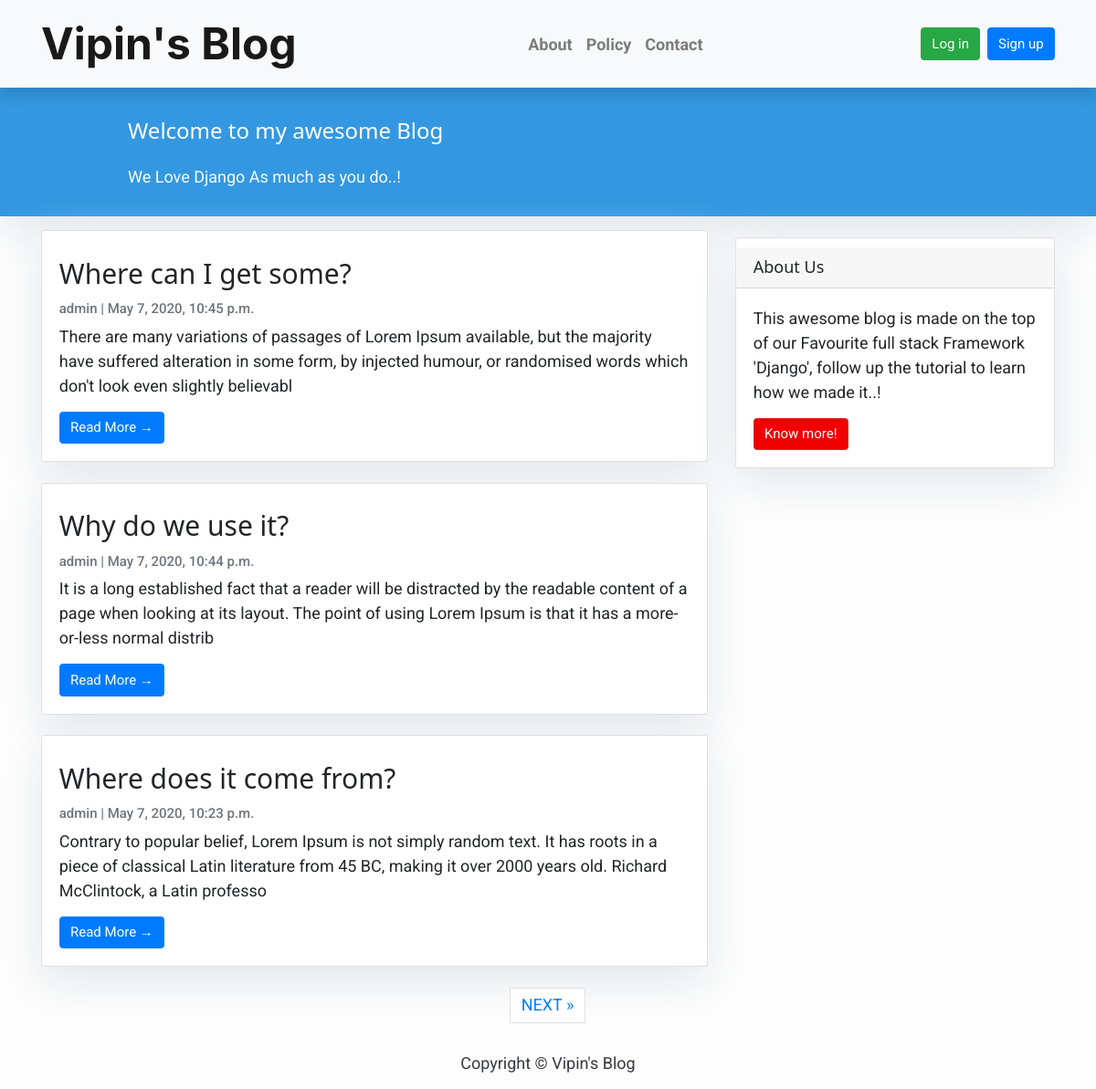
Before: / with the older database file.
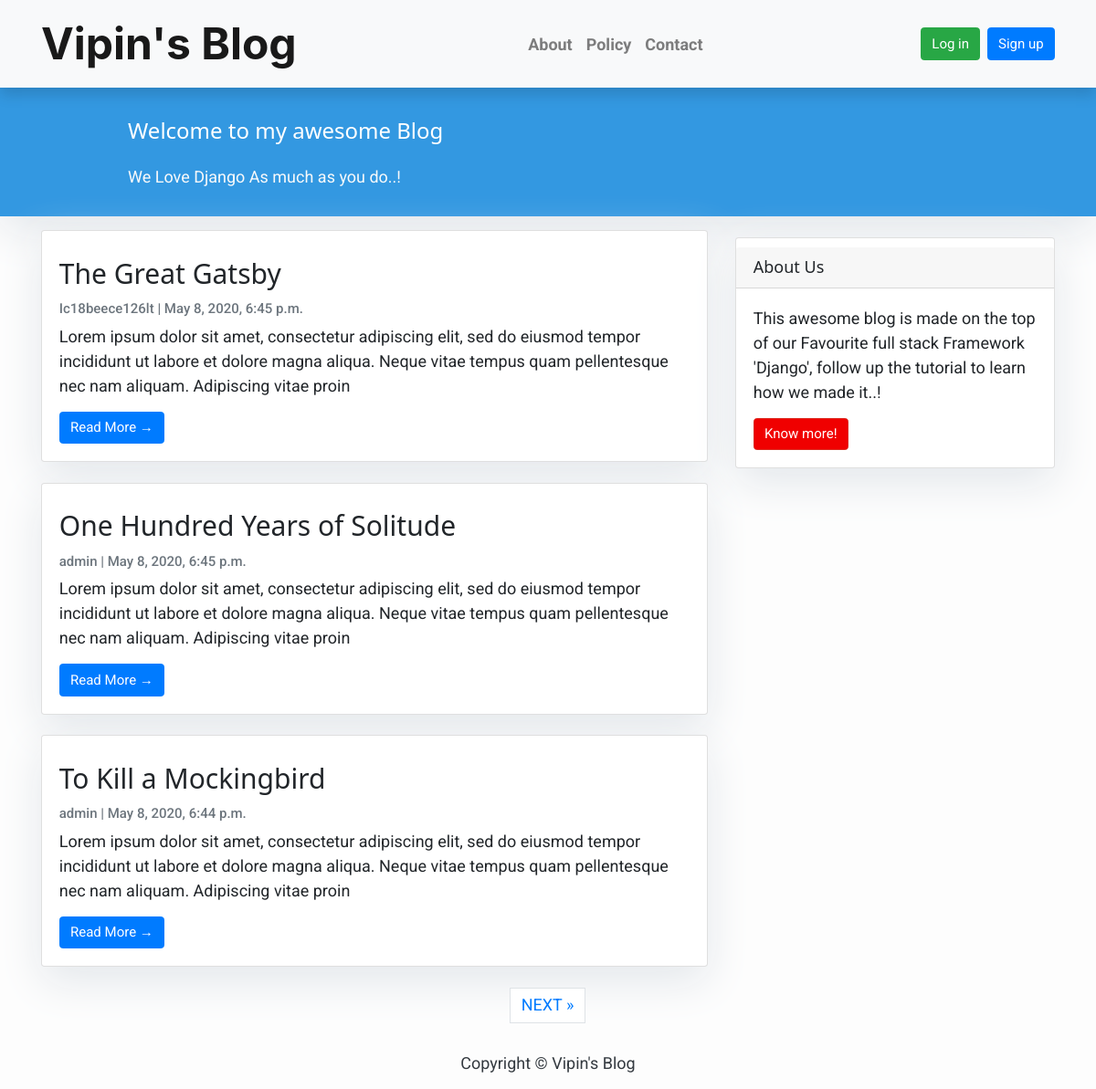
After: the same page with the newer database file.
### myblog/models.py (models this page shows, shortened)
class Post(models.Model):
    title = models.CharField(max_length=200, unique=True)
    slug = models.SlugField(max_length=200, unique=True)
    author = models.ForeignKey(User, on_delete=models.CASCADE, related_name='blog_posts')
    updated_on = models.DateTimeField(auto_now=True)
    content = models.TextField()
    file = models.FileField(upload_to='documents/%Y/%m/%d', default=None )
    created_on = models.DateTimeField(auto_now_add=True)
    status = models.IntegerField(choices=STATUS, default=0)
    class Meta:
        ordering = ['-created_on']

### myblog/views.py (the view)
# urls.py: path('', views.PostList.as_view(), name='home'),
class PostList(generic.ListView):
    queryset = Post.objects.filter(status=1).order_by('-created_on')
    template_name = 'index.html'
    paginate_by = 3

### templates/index.html (shortened to what this page needs)
{% extends "base.html" %}
{% block content %}
<header class="masthead">
    <div class="container">
        <div class="row">
            <div class=" col-md-8 col-md-10 mx-auto">
                <div class="site-heading">
                    <h3 class=" site-heading my-4 mt-3 text-white"> Welcome to my awesome Blog </h3>
                    <p class="text-light">We Love Django As much as you do..! &nbsp
                    </p>
                </div>
            </div>
        </div>
    </div>
</header>
<div class="container">
    <div class="row">
        <div class="col-md-8 mt-3 left">
            {% for post in post_list %}
            <div class="card mb-4">
                <div class="card-body">
                    <h2 class="card-title">{{ post.title }}</h2>
                    <p class="card-text text-muted h6">{{ post.author }} | {{ post.created_on}} </p>
                    <p class="card-text">{{post.content|slice:":200" }}</p>
                    <a href="{% url 'post_detail' post.slug  %}" class="btn btn-primary">Read More &rarr;</a>
                </div>
            </div>
            {% endfor %}
        </div>
        {% block sidebar %} {% include 'sidebar.html' %} {% endblock sidebar %}
    </div>
    {% if is_paginated %}
      <ul class="pagination justify-content-center">
        {% if page_obj.has_next %}
        <li><a href="?page={{ page_obj.next_page_number }}" class="page-link"> NEXT &raquo;</a></li>
        {% endif %}
      </ul>
    {% endif %}
</div>
{%endblock%}

### templates/base.html (shortened to what this page needs)
{% load static %}
<!DOCTYPE html>
<html>
    <head>
        <link rel="stylesheet" href="{% static 'css/bootstrap.min.css' %}">
        <link rel="stylesheet" href="{% static 'css/apps.css' %}">
        <link rel="stylesheet" href="{% static 'css/w3.css' %}">
        <link rel="stylesheet" type="text/css" href="{% static 'fonts/font-awesome.min.css' %}">
        <link rel="stylesheet" href="{% static 'fonts/ionicons.min.css' %}">
        <link rel="stylesheet" href="{% static 'css/styles.min.css' %}">
    </head>
    <body>
        <nav class="navbar navbar-expand-lg navbar-light bg-light shadow">
          <div class="container">
            <a class="navbar-brand w3-xxxlarge" href="{% url 'home' %}" style="font-family: -apple-system"><b>Vipin's Blog</b></a>
            <div class="collapse navbar-collapse" id="mainMenu">
                <ul class="navbar-nav ml-auto float-right" >
                        <li class="nav-item text-black ">
                            <a class="nav-link text-black font-weight-bold" href="#">About</a>
                        </li>
                        <li class="nav-item text-black">
                            <a class="nav-link text-black font-weight-bold" href="#">Policy</a>
                        </li>
                        <li class="nav-item text-black">
                            <a class="nav-link text-black font-weight-bold" href="#">Contact</a>
                        </li>
                    </ul>
                {% if user.is_authenticated %}
                <ul class="navbar-nav ml-auto">
                  <li class="nav-item dropdown">
                    <a class="nav-link dropdown-toggle w3-hover" href="#" id="userMenu" data-toggle="dropdown" aria-haspopup="true" aria-expanded="false"><span>Welcome </span><strong>
                      {{ user.username }}</strong>&nbsp; <i class="fa fa-user-circle-o" style="font-size: 24px"></i>
                    </a>
                    <div class="dropdown-menu dropdown-menu-right" aria-labelledby="userMenu">
                      <a class="dropdown-item w3-hover" href="{% url 'my_account' %}">My account</a>
                      <a class="dropdown-item w3-hover" href="{% url 'password_change' %}">Change password</a>
                      <div class="dropdown-divider"></div>
                      <a class="dropdown-item w3-hover" href="{% url 'logout' %}">Log out</a>
                    </div>
                  </li>
                </ul>
                {% else %}
                <form class="form-inline ml-auto">
                    <a href="{% url 'login' %}" class="btn btn-success " redirect="{% url 'home' %}">Log in</a>
                    <a href="{% url 'sign_up' %}" class="btn btn-primary ml-2">Sign up</a>
                  </form>
                {% endif %}
                </div>
            </div>
        </nav>
        {% block content %}{% endblock content %}
        <footer class="py-3 bg-grey">
            <p class="m-0 text-dark text-center ">Copyright &copy; Vipin's Blog</p>
        </footer>
    </body>
</html>

### templates/sidebar.html (shortened to what this page needs)
{% block sidebar %}
<div class="col-md-4 float-right d-sm-none d-md-block">
<div class="card my-4">
        <h5 class="card-header">About Us</h5>
    <div class="card-body">
        <p class="card-text"> This awesome blog is made on the top of our Favourite full stack Framework 'Django', follow up the tutorial to learn how we made it..!</p>
        <a href="https://vipin0.github.io/"
           class="btn btn-danger">Know more!</a>
    </div>
</div>
</div>
{% endblock sidebar %}

### static/css/apps.css (style rules this page uses)
.navbar-brand { font-family: 'Fira Code', monospace; }

### static/css/w3.css (style rules this page uses)
html { box-sizing:border-box }
*,*:before,*:after { box-sizing:inherit }
html { -ms-text-size-adjust:100%;-webkit-text-size-adjust:100% }
body { margin:0 }
article,aside,details,figcaption,figure,footer,header,main,menu,nav,section { display:block }
a { background-color:transparent }
b,strong { font-weight:bolder }
html,body { font-family:Verdana,sans-serif;font-size:15px;line-height:1.5 }
html { overflow-x:hidden }
h2 { font-size:30px }
h3 { font-size:24px }
h5 { font-size:18px }
h1,h2,h3,h4,h5,h6 { font-family:"Segoe UI",Arial,sans-serif;font-weight:400;margin:10px 0 }
a { color:inherit }
.w3-xxxlarge { font-size:48px!important }

### templates/base.html (style rules this page uses)
body { font-family: "Roboto", sans-serif; font-size: 17px; background-color: #fdfdfd; }
.shadow { box-shadow: 0 4px 2px -2px rgba(0, 0, 0, 0.1); }
.btn-danger { color: #fff; background-color: #f00000; border-color: #dc281e; }
.masthead { background: #3398E1; height: auto; padding-bottom: 15px; box-shadow: 0 16px 48px #E3E7EB; padding-top: 10px; }

### templates/index.html (style rules this page uses)
body { font-family: "Roboto", sans-serif; font-size: 18px; background-color: #fdfdfd; }
.card { box-shadow: 0 16px 48px #E3E7EB; }

### templates/sidebar.html (style rules this page uses)
.card { box-shadow: 0 16px 48px #E3E7EB; }

Changed rows visible on the page:
no longer on this page (row unchanged): Post: title "Where can I get some?", author "admin", created_on "May 7, 2020, 10:45 p.m.", content "There are many variations of passages of Lorem Ipsum available, but the majority have suffered alteration in some form, by injected humour, or randomised words which don't look even slightly believabl"
no longer on this page (row unchanged): Post: title "Why do we use it?", author "admin", created_on "May 7, 2020, 10:44 p.m.", content "It is a long established fact that a reader will be distracted by the readable content of a page when looking at its layout. The point of using Lorem Ipsum is that it has a more-or-less normal distrib"
no longer on this page (row unchanged): Post: title "Where does it come from?", author "admin", created_on "May 7, 2020, 10:23 p.m.", content "Contrary to popular belief, Lorem Ipsum is not simply random text. It has roots in a piece of classical Latin literature from 45 BC, making it over 2000 years old. Richard McClintock, a Latin professo"
added Post: title "The Great Gatsby", author "Ic18beece126lt", created_on "May 8, 2020, 6:45 p.m.", content "Lorem ipsum dolor sit amet, consectetur adipiscing elit, sed do eiusmod tempor incididunt ut labore et dolore magna aliqua. Neque vitae tempus quam pellentesque nec nam aliquam. Adipiscing vitae proin"
added Post: title "One Hundred Years of Solitude", author "admin", created_on "May 8, 2020, 6:45 p.m.", content "Lorem ipsum dolor sit amet, consectetur adipiscing elit, sed do eiusmod tempor incididunt ut labore et dolore magna aliqua. Neque vitae tempus quam pellentesque nec nam aliquam. Adipiscing vitae proin"
added Post: title "To Kill a Mockingbird", author "admin", created_on "May 8, 2020, 6:44 p.m.", content "Lorem ipsum dolor sit amet, consectetur adipiscing elit, sed do eiusmod tempor incididunt ut labore et dolore magna aliqua. Neque vitae tempus quam pellentesque nec nam aliquam. Adipiscing vitae proin"
